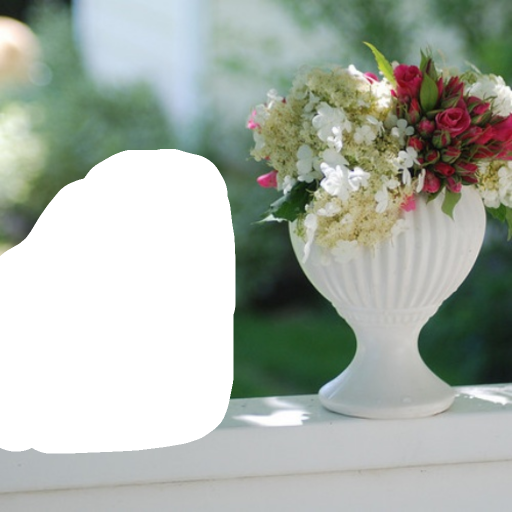
#> input picture 30-mask1.png, 1024 x 1024 px (shown at 1/2 size)
$ python test_mask_extraction.py
#> lines starting #> are read from the running program, lines starting #| are printed output that depends on the picture; after the words box and inside, x2 and y2 are one past the last pixel; in counts of white or black regions, pixels touching at a corner belong together
from PIL import Image, ImageChops
import numpy as np

def test_mask_logic(image_path, output_path):
#> called with image_path = '30-mask1.png', output_path = 'extracted_test_mask.png'
    print(f"Testing logic on: {image_path}")
    input_mask = Image.open(image_path)
#> input_mask is the input picture: PIL image 1024x1024 RGBA; mean R, G, B, A 107.6, 115.5, 106.1, 194.2

    # 模拟代码中的 inter_width, inter_height (使用原图尺寸)
    inter_width, inter_height = input_mask.size
#> inter_width = 1024; inter_height = 1024
    print(f"Size: {inter_width}x{inter_height}")
#| Size: 1024x1024

    # ---------------------------------------------------------
    # 提取自 app_gradio_multi.py / app_flux_fill.py 的核心逻辑
    # ---------------------------------------------------------
    if input_mask.mode in ('RGBA', 'LA') or (input_mask.mode == 'P' and 'transparency' in input_mask.info):
        alpha = input_mask.convert('RGBA').split()[-1]
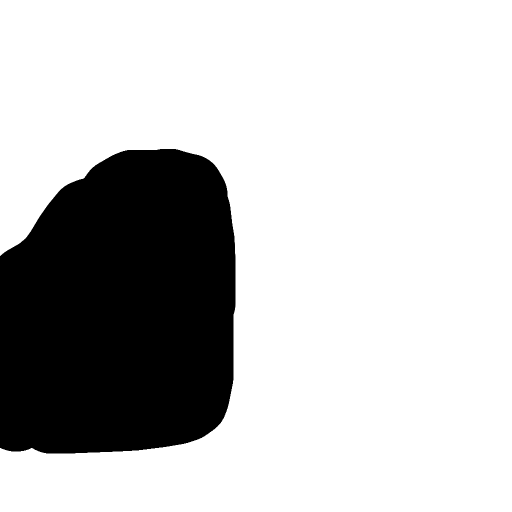
#> alpha: PIL image 1024x1024 L (shown at 1/2 size); min 0, max 255, mean 194.2

        # 检查 Alpha 通道极值
        extrema = alpha.getextrema()
#> extrema = (0, 255)
        print(f"Alpha Extrema: {extrema}")
#| Alpha Extrema: (0, 255)

        if extrema != (255, 255):
            print("Logic: Alpha channel has transparency.")
            print("Applying Inverted Logic: Alpha < 255 -> Mask=255 (Edit), Alpha=255 -> Mask=0 (Keep)")

            # 核心反转逻辑
            raw_mask = alpha.point(lambda p: 255 if p < 255 else 0)
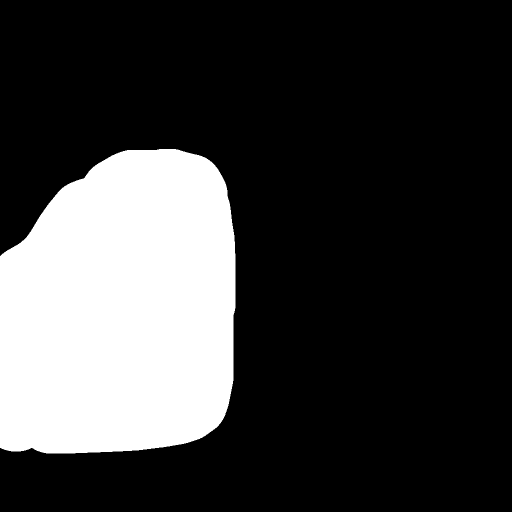
#> raw_mask: PIL image 1024x1024 L (shown at 1/2 size); 23.8% white; 1 white region, box (x1, y1, x2, y2) and area: (0, 298, 471, 907) 249945

            # Resize (这里实际上尺寸没变，但也模拟一下流程)
            raw_mask = raw_mask.resize((inter_width, inter_height), Image.NEAREST)
        else:
            print("Logic: Alpha channel is fully opaque.")
            print("Applying Traditional Logic: Grayscale conversion.")
            raw_mask = input_mask.convert("L").resize((inter_width, inter_height), Image.NEAREST)
    else:
        print("Logic: No Alpha channel.")
        print("Applying Traditional Logic: Grayscale conversion.")
        raw_mask = input_mask.convert("L").resize((inter_width, inter_height), Image.NEAREST)
    # ---------------------------------------------------------

    # 保存结果
    raw_mask.save(output_path)
    print(f"Result saved to: {output_path}")

    # 简单统计 Mask 结果
    mask_arr = np.array(raw_mask)
    white_pixels = np.sum(mask_arr == 255)
#> white_pixels = 249945
    total_pixels = mask_arr.size
#> total_pixels = 1048576
    print(f"Mask White Pixels (Edit Area): {white_pixels} ({white_pixels/total_pixels:.2%})")
#| Mask White Pixels (Edit Area): 249945 (23.84%)
    print(f"Mask Black Pixels (Keep Area): {total_pixels - white_pixels}")
#| Mask Black Pixels (Keep Area): 798631

if __name__ == "__main__":
    test_mask_logic("30-mask1.png", "extracted_test_mask.png")
